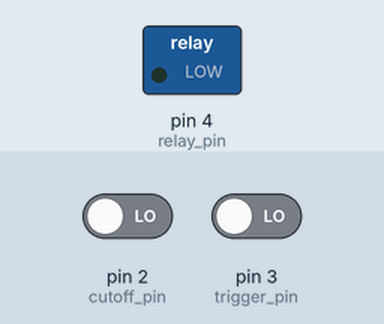
Simulated run of this sketch. Board: Arduino Uno, built with avr-gcc and run on an emulated ATmega328P. Parts: switched loads named in the sketch (green lamp = pin HIGH). The inputs (shaded band) are chosen by the test bench; at power-on: pin 3 (trigger_pin) LOW, pin 2 (cutoff_pin) LOW.

Above: at 1.2 s.
1.3 s: pin 3 (trigger_pin) driven HIGH
At 2.0 s:
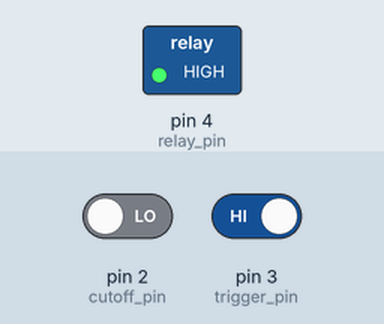
2.8 s: pin 3 (trigger_pin) driven LOW
At 3.2 s:
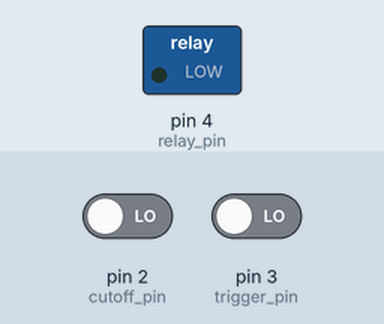
Timing chart, 0 to 5.8 s (numbered marks = the images above; inputs shaded):
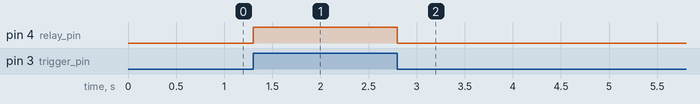

The sketch:

gun_airsoft.ino
```cpp
const int trigger_pin = 3;
const int cutoff_pin = 2;
const int relay_pin = 4;

int toShoot = 0;
bool enabled = true;

int debounceDelay = 50;

void setup() {
  attachInterrupt(digitalPinToInterrupt(trigger_pin), shoot, RISING);
  attachInterrupt(digitalPinToInterrupt(cutoff_pin), reenable, RISING);

  pinMode(relay_pin, OUTPUT);
  digitalWrite(relay_pin, LOW);
}

void loop() {
  if (enabled && toShoot > 0) {
    enabled = false;
    digitalWrite(relay_pin, HIGH);
    toShoot--;
  }
  delay(debounceDelay);
}

void shoot() {
  enabled = true;
  toShoot = 2;
  detachInterrupt(digitalPinToInterrupt(trigger_pin));
  attachInterrupt(digitalPinToInterrupt(trigger_pin), reset_trigger, FALLING);
  digitalWrite(relay_pin, LOW);
}

void reenable() {
  digitalWrite(relay_pin, LOW);
  enabled = true;
}

void reset_trigger() {
  detachInterrupt(digitalPinToInterrupt(trigger_pin));
  attachInterrupt(digitalPinToInterrupt(trigger_pin), shoot, RISING);
  toShoot = 0;
  enabled = false;
  digitalWrite(relay_pin, LOW);
}
```

Measured:
- after the input at 1.3 s, pin 4 (relay_pin): LOW → HIGH at once
- after the input at 2.8 s, pin 4 (relay_pin): HIGH → LOW at once
